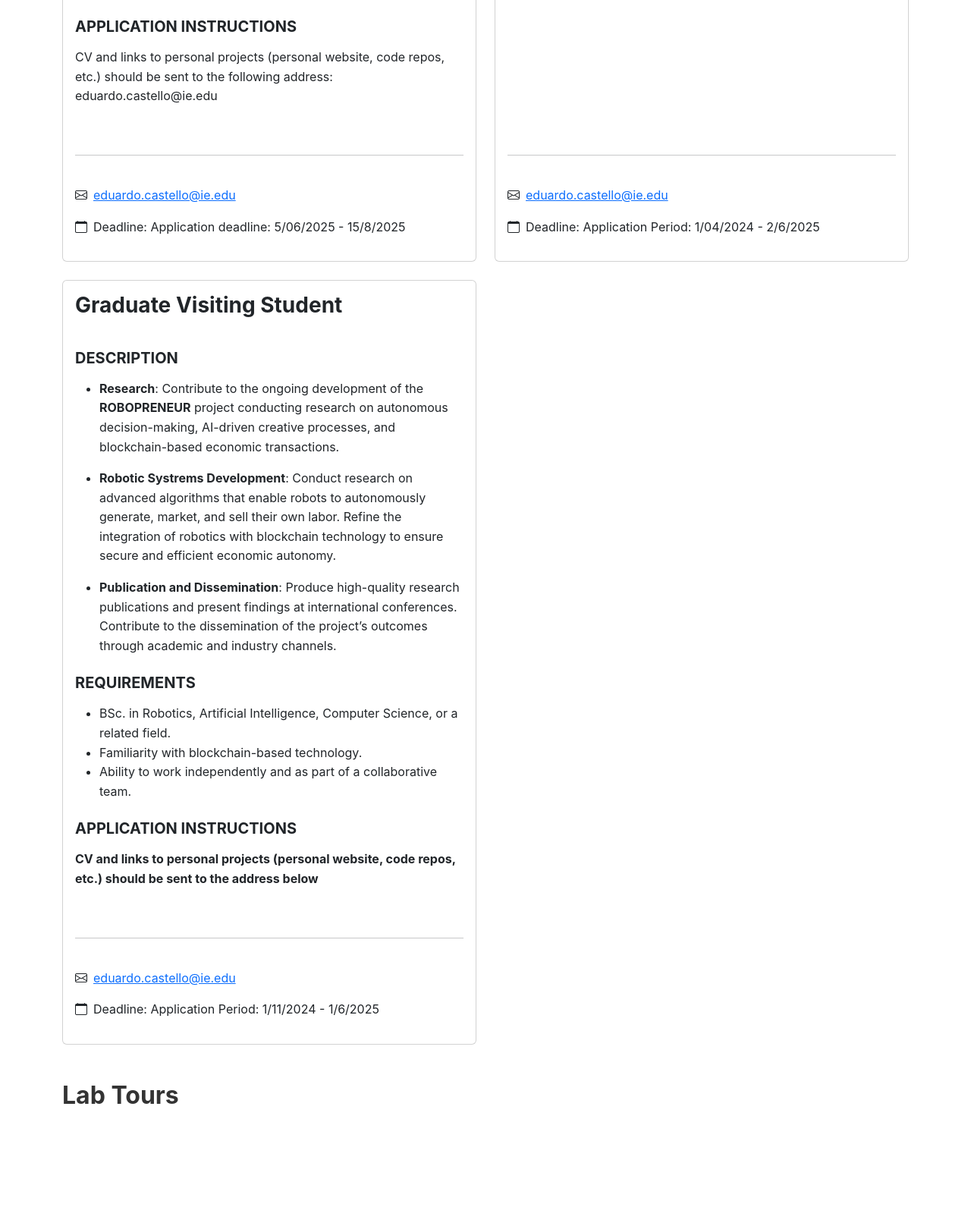
Page /contact/ (middle part) on the earlier database version.
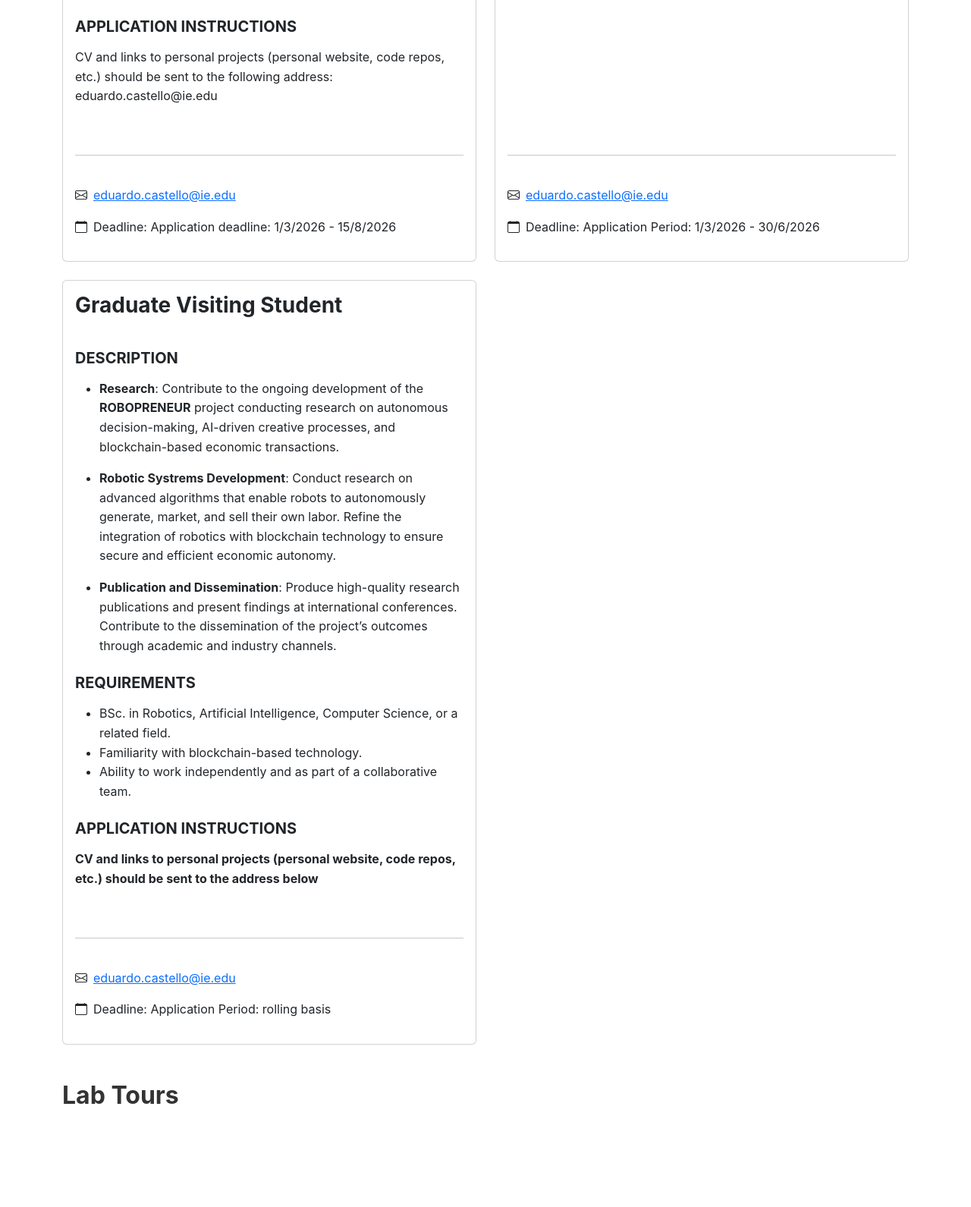
Same page on the later database version.
### core/models.py (models this page shows, shortened)
class JobPosition(models.Model):
    title = models.CharField(max_length=200)
    contact_email = models.EmailField(help_text="Contact email for applications")
    application_deadline = models.TextField(help_text="Application deadline")
    description = models.TextField(help_text="Detailed description of the position")
    requirements = models.TextField(help_text="Requirements for the position")
    instructions = models.TextField(help_text="Application instructions", blank=True)
    notes = models.TextField(
        blank=True, help_text="Additional notes about the position"
    )
    class Meta:
        verbose_name = "Job Position"
        verbose_name_plural = "Job Positions"

### core/views.py (the view)
# urls.py: path('contact/', views.contact, name='contact'),
def contact(request):
    try:
        lab_info = LabInfo.objects.first()
    except LabInfo.DoesNotExist:
        lab_info = None
    job_positions = JobPosition.objects.all().order_by('-id')
    context = {
        'lab_info': lab_info,
        'job_positions': job_positions,
    }
    return render(request, 'core/contact.html', context)

### core/context_processors.py (called while the page is built)
def social_media_links(request):
    try:
        social_media = SocialMedia.objects.first()
    except SocialMedia.DoesNotExist:
        social_media = None
    return {'social_media': social_media}

### core/models.py (called while the page is built)
    def has_any_links(self):
        return bool(self.github or self.youtube)

### core/templatetags/markdown_extras.py (called while the page is built)
@register.filter
def markdown2safe(value):
    return mark_safe(markdown2.markdown(value))

### templates/core/contact.html (shortened to what this page needs)
{% extends 'base.html' %}
{% load static %}
{% load markdown_extras %}
{% block content %}
<div class="container mt-5">
<div class="mt-5">
    {% if job_positions %}
    <div class="row mt-4">
        {% for job in job_positions %}
        <div class="col-md-6 mb-4">
            <div class="card mb-4 h-100">
                <div class="card-body d-flex flex-column">
                    <h3>{{ job.title }}</h3>
                    <div class="flex-grow-1">
                        <h5 class="mt-4">DESCRIPTION</h5>
                        <div class="job-content">{{ job.description|markdown2safe }}</div>
                        <h5 class="mt-4">REQUIREMENTS</h5>
                        <div class="job-content">{{ job.requirements|markdown2safe }}</div>
                        {% if job.instructions %}
                        <h5 class="mt-4">APPLICATION INSTRUCTIONS</h5>
                        <div class="job-content">{{ job.instructions|markdown2safe }}</div>
                        {% endif %}
                    </div>
                    <hr class="my-4">
                    <div class="mt-3">
                        <p><i class="bi bi-envelope me-2"></i><a href="mailto:{{ job.contact_email }}">{{ job.contact_email }}</a></p>
                        <p><i class="bi bi-calendar me-2"></i>Deadline: {{ job.application_deadline }}</p>
                    </div>
                </div>
            </div>
        </div>
        {% endfor %}
    </div>
    {% else %}
    <div class="alert alert-info mt-4">
        <p class="mb-0">There are currently no open positions. Please check back later or contact us directly to inquire about future opportunities.</p>
    </div>
    {% endif %}
</div>
<div class="mt-4">
    <h2 class="mt-6">Lab Tours</h2>
    <div class="cal-embed-container">
      <div class="cal-inline-widget" data-cal-link="team/ie-robotics-lab-tour-guides/lab-tour" style="min-height: 600px; width: 100%; transform: scale(1.20);"></div>
    </div>
  </div>
{% endblock %}

Differences in the rows shown:
changed JobPosition: application_deadline "Application deadline: 5/06/2025 - 15/8/2025" → "Application deadline: 1/3/2026 - 15/8/2026"
changed JobPosition: application_deadline "Application Period: 1/04/2024 - 2/6/2025" → "Application Period: 1/3/2026 - 30/6/2026"
changed JobPosition "Graduate Visiting Student": application_deadline "Application Period: 1/11/2024 - 1/6/2025" → "Application Period: rolling basis"
